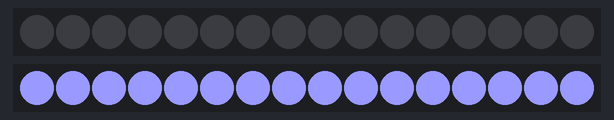
Bench run of a sketch on a simulated Arduino Uno, built with avr-gcc and run on an emulated ATmega328P. On the bench: 2 × 16 RGB LEDs in strip order, left to right. Dim RGB values are drawn brighter than linear.

Above: at 5.45 s.
At 6.17 s:
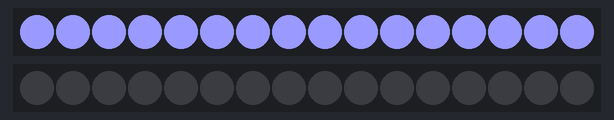
At 8.18 s:
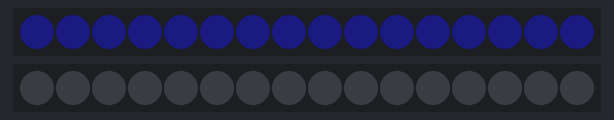
At 13.3 s:
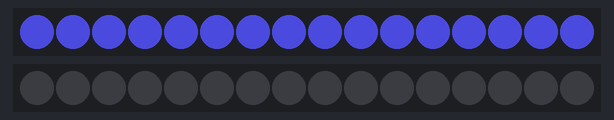
At 25.3 s:
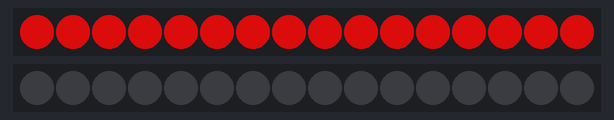
At 37.3 s:
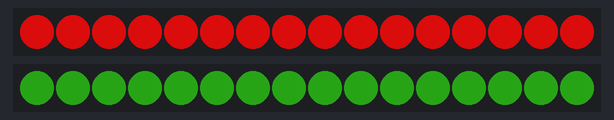

Measured:
- what the display in image 1 shows lasts 0.4 s, from 6.0 s to 6.4 s
- what the display in image 4 shows lasts 4.9 s, from 25.2 s to 30.1 s

The sketch:

heartbeat.ino
```cpp
#include <Arduino.h>

#include <Adafruit_NeoPixel.h>

// Hardware setup
#define HEART_PIN 5
#define HEAD_PIN 6
#define TYPE NEO_GRBW
#define PIXELS 16

int SPEED = 20; // Speed of the animations in ms. 17 is 60FPS, 33 is 30FPS

int masterIndex = 0;

const float pi = 3.14; //...159265358979323846...

// Patterns to choose from
enum pattern {NONE, HEARTBEAT, BREATHING, FADE, LIGHTNING};

uint32_t DARK_GREEN = 0x172605;
uint32_t GREEN = 0x09A03D;

unsigned long patternChange; // Time between changing patterns
unsigned long lastPatternChange = 0;

class Patterns : public Adafruit_NeoPixel
{
    pattern ActivePattern;

    // Define some colors for later use
    uint32_t RED = 0x930808;     // baseline color
    uint32_t DARK_RED = 0x590505; // darker red below the baseline
    uint32_t RED_1 = 0xbc0d0d;   // first peak
    uint32_t RED_2 = 0xf21010;   // second (main) peak


    int pin, pixels;
    int Interval, Interval1, Interval2, Steps, Index, Rate;
    int Repeat, RepeatIndex;
    int Red_Amplitude, Blue_Amplitude, Green_Amplitude;
    // Interval  - currently active Interval
    // Interval1 - stores the minor interval
    // Interval2 - stores the major interval
    // Rate      - defines the major interval
    // Repeat    - stores number of times to repeat the pattern
    // Amplitude - Amplitude of the sine curve

    bool Toggle;
    bool Done = true;

    float period;
    unsigned long lastUpdate = 0;
    uint32_t Color1, Color2;

  public:

  void (*OnComplete)();

  Patterns(int num_pixels, int led_pin, int type, void (*callback)())
  :Adafruit_NeoPixel(num_pixels, led_pin, TYPE)
  {
    OnComplete = callback;
  }

  void HeartBeat(int rate, int hb_length)
  {
    ActivePattern = HEARTBEAT;
    Interval = hb_length / 5; // Each beat is broken into 5 equal segments
    Interval1 = Interval;
    Index = 0;
    Steps = 6; // 5 segments, a break, and a reset
    Rate = 60000 / rate; // Convert beats/min to ms/beat
    Interval2 = Rate - hb_length;
  }

  // Make a 2-peak heartbeat pattern
  void HeartBeatUpdate()
  {
    switch(Index)
    {
      case(0):
        setAllPixels(RED);
        Increment();
        break;
      case(1):
        setAllPixels(RED_1);
        Increment();
        break;
      case(2):
        setAllPixels(RED);
        Increment();
        break;
      case(3):
        setAllPixels(DARK_RED);
        Increment();
        break;
      case(4):
        setAllPixels(RED_2);
        Increment();
        break;
      case(5):
        setAllPixels(RED);
        Interval = Interval2 - Interval1; // Slow the interval to create a pause between beats. We'll get that last interval back on the final step
        Increment();
        break;
      case(6):
        Interval = Interval1; // Return the interval to its original value
        Increment();
        break;
    }
  }

  void Breathe(int rate, int interval, uint32_t color1, uint32_t color2)
  {
    ActivePattern = BREATHING;
    period = pi * rate / 30000; // Sets the period of the sine curve
    Interval = interval;
    Color1 = color1;
    Color2 = color2;
    Red_Amplitude = (Red(Color2) - Red(Color1)) / 2;
    Green_Amplitude = (Green(Color2) - Green(Color1)) / 2;
    Blue_Amplitude = (Blue(Color2) - Blue(Color1)) / 2;

    // Use Color1 to hold the baseline of the curve, halfway between Color1 and Color2
    Color1 = Color(Red(color1) + Red_Amplitude, Green(color1) + Green_Amplitude, Blue(color1 + Blue_Amplitude));
  }

  // Fade up and down on a sine curve
  void BreathUpdate()
  {
    float red = abs(Red_Amplitude) * sin(millis() * period) + Red(Color1);
    float green = abs(Green_Amplitude) * sin(millis() * period) + Green(Color1);
    float blue = abs(Blue_Amplitude) * sin(millis() * period) + Blue(Color1);

    setAllPixels(Color(red, green, blue));
  }

  // Fade from color1 to color2. Total time to do the fade is steps*interval in ms
  void Fade(uint32_t color1, uint32_t color2, int steps, int interval, int repeat)
  {
    ActivePattern = FADE;
    Interval = interval;
    Steps = steps;
    Repeat = repeat;
    RepeatIndex = 0;
    Color1 = color1;
    Color2 = color2;
    Done = false;
    Index = 0;
  }

  void FadeUpdate()
  {
    uint8_t red = (Red(Color2) - Red(Color1)) * Index / Steps + Red(Color1);
    uint8_t green = (Green(Color2) - Green(Color1)) * Index / Steps + Green(Color1);
    uint8_t blue = (Blue(Color2) - Blue(Color1)) * Index / Steps + Blue(Color1);
    setAllPixels(Color(red, green, blue));

    if(Index == Steps){
      RepeatIndex++;
    }

    if(RepeatIndex >= Repeat){
      Done = true;
      setAllPixels(0x000000);
      ActivePattern = NONE;
    }
      Increment();
  }

  void Lightning(int interval, int time_between_strikes, int repeat)
  {
    ActivePattern = LIGHTNING;
    Interval = interval;
    Interval1 = Interval;
    Interval2 = time_between_strikes;
    Steps = 7;
    Index = 0;
    Repeat = repeat;
    RepeatIndex = 0;
    Toggle = false;
    Done = false;
    Color1 = 0x000000;
    Color2 = 0x9999FF;
  }

  void LightningUpdate()
  {
    if(Index == 0){Interval = Interval1;}
    if(Index == 4){Interval = Interval * 5;}
    if(Index == 5){Interval = Interval1;}
    if(Index == 7){
      Interval = Interval2;
      RepeatIndex++;
    }

    if (Toggle){
      setAllPixels(Color1);
    }else{
      setAllPixels(Color2);
    }
    Toggle = !Toggle;

    if(RepeatIndex >= Repeat){
      Done = true;
      setAllPixels(0x000000);
      ActivePattern = NONE;
    }
    Increment();
  }

  void Increment()
  // Step through animations; run the callback if it exists
  {
    Index++;
    if(Index > Steps)
    {
      Index = 0;
      if(OnComplete != NULL && Done){
        OnComplete();
      }
    }
  }

  void Update()
  {
    // Call this method on a loop to update animations
    if(millis() - lastUpdate >= Interval) // Time to update
    {
      lastUpdate = millis();
      switch(ActivePattern)
      {
        case HEARTBEAT:
          HeartBeatUpdate();
          break;
        case BREATHING:
          BreathUpdate();
          break;
        case FADE:
          FadeUpdate();
          break;
        case LIGHTNING:
          LightningUpdate();
          break;
        default:
          break;
      }
    }
  }

  void Stop()
  // Stop the current animation and turn everything off
  {
    setAllPixels(0x000000);
    ActivePattern = NONE;
  }

  void setAllPixels(uint32_t color)
  // Set all pixels the same color and show them.
  {
    for(int n = 0; n < PIXELS; n++)
    {
      setPixelColor(n, color);
    }
    show();
  }

    // Returns the Red component of a 32-bit color
  uint8_t Red(uint32_t color)
  {
      return (color >> 16) & 0xFF;
  }

  // Returns the Green component of a 32-bit color
  uint8_t Green(uint32_t color)
  {
      return (color >> 8) & 0xFF;
  }

  // Returns the Blue component of a 32-bit color
  uint8_t Blue(uint32_t color)
  {
      return color & 0xFF;
  }
};


// Instantiate the classes
Patterns heart(PIXELS, HEART_PIN, TYPE, NULL);
Patterns head(PIXELS, HEAD_PIN, TYPE, NULL);

void setNextPattern()
// Uses the masterIndex and timers to piece together the animations. Push
// around the patternChange variable for timing.
{
  switch(masterIndex)
  {
    case(0):
      head.Stop();
      heart.Stop();
      patternChange = 5000;
      break;
    case(1):
      head.Lightning(60, 1000, 2);
      patternChange = 500;
      break;
    case(2):
      heart.Lightning(90, 2000, 1);
      patternChange = 2500;
      break;
    case(3):
      heart.Fade(0x000000, 0x5555FF, 45, 20, 6);
      patternChange = 6000;
      break;
    case(4):
      heart.Fade(0x000000, 0x930808, 20, 150, 1);
      patternChange = 3100;
      break;
    case(5):
      heart.HeartBeat(8, 600);
      patternChange = 13000;
      break;
    case(6):
      head.Fade(0x000000, GREEN, 50, 10, 1);
      patternChange = 750;
      break;
    case(7):
      head.Breathe(6, SPEED, DARK_GREEN, GREEN);
      patternChange = 17000;
      break;
    case(8):
      heart.HeartBeat(15, 600);
      head.Breathe(6, SPEED, DARK_GREEN, GREEN);
      break;
    case(9):
      heart.HeartBeat(25, 500);
      head.Breathe(10, SPEED, DARK_GREEN, GREEN);
      patternChange = 60000;
      break;
    case(10):
      heart.HeartBeat(55, 500);
      head.Breathe(15, SPEED, DARK_GREEN, GREEN);
      break;
    case(11):
      heart.HeartBeat(80, 400);
      head.Breathe(40, SPEED, DARK_GREEN, GREEN);
      break;
    case(12):
      heart.HeartBeat(100, 400);
      head.Breathe(80, SPEED, DARK_GREEN, GREEN);
      break;
    default:
      break;
  }

  masterIndex++;

  // Restart the loop
  if(masterIndex > 12){
    masterIndex = 0;
  }
}

void setup() {
  // Setup the strips
  heart.begin();
  head.begin();
}

void loop() {
  unsigned long currentMillis = millis();

  heart.Update();
  head.Update();

  if(currentMillis - lastPatternChange >= patternChange)
  {
    lastPatternChange = currentMillis;
    setNextPattern();
  }
}
```
